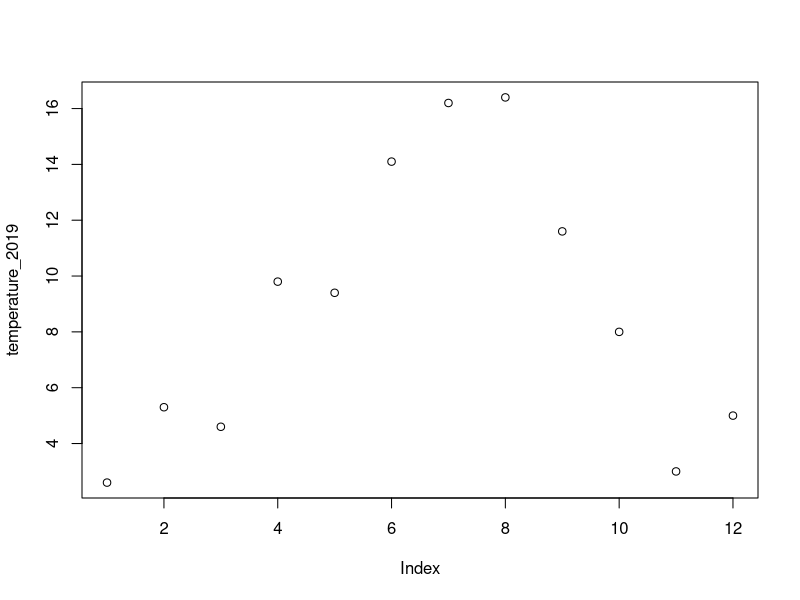

Source code (R):
# STAT621
# Book: https://r4ds.had.co.nz/
# Dataøving 1

#===============================================================================
# INTRODUCTION
#===============================================================================

# Exercise 1
# Simple arithmetic stored to objects

first <- 23 + 16
second <- 11 - 45
third <- first / second

#===============================================================================
# VECTORS - https://www.tutorialspoint.com/r/r_vectors.htm
#===============================================================================
# Exercise 2
# Vectors/arrays 

## Part 1: Naming elements in the array

temperature_2019 <- c( 2.6, 5.3, 4.6, 9.8, 9.4, 14.1, 16.2, 16.4, 11.6, 8.0, 3.0, 5.0 )
months <- c( "Jan", "Feb", "Mar", "Apr", "Mai", "Jun", "Jul", "Aug", "Sep", "Okt", "Nov", "Des" )
names(temperature_2019) <- months
plot( temperature_2019 )

## Part 2: Copying slices from the array

first_half <- temperature_2019[c(1:6)]
second_half <- temperature_2019[c(7:12)]

# Exercise 3
# Extract only high temperatures

high_temperature <- c(temperature_2019[ temperature_2019 > 10 ] )

# Exercise 4
# Convert to Fahrenheit

temperature_2019_fahr = temperature_2019 * 1.8 + 32

#===============================================================================
# MATRICES
#===============================================================================

# Exercise 5
# Create a two-dimensional matrix from 2018 and 2019
# Combine the two into a single vector and slice it into columns and rows

temperature_2018 = c( 2.7, 0.9, 0.8, 7.5, 14.7, 14.6, 17.3, 14.5, 12.0, 8.4, 6.7, 4.2 )
names(temperature_2018) <- months

temperature_matrix <- matrix( c( temperature_2018, temperature_2019 ), ncol=2, nrow=12, byrow=TRUE )
rownames(temperature_matrix) <- months

# Exercise 6 (rerun from 5)
# Use the function mean to calculate the average temperature for 2018 and 2018 separately

mean_2018 <- mean( temperature_2018 )
mean_2019 <- mean( temperature_2019 )
mean_year <- c( mean_2018, mean_2019 )
temperature_matrix <- rbind( temperature_matrix, mean_year ) # Rerun Exercise 5 or this will be accumulated 

# Exercise 7
# Transform values into Fahrenheit

temperature_matrix_fahr <- temperature_matrix * 1.8 + 32

#===============================================================================
# FACTORS - https://www.tutorialspoint.com/r/r_factors.htm                                                              
#===============================================================================

# Exercise 8
# Construct a factor for temperatures in 2019 with these levels, <5, 5-15, 15 and above
# Not sure if we were meant to create the factor from the numeric data?
# I use the cut function to categorize the data with cutoffs, must include endpoints to make three groups.
# The intervals are closed on the right by default (includes the limit in the left interval).  We don't want that.


temperature_levels <- c( "L", "M", "H" )
temperature_breaks <- c( -Inf, 5.0, 15.0, Inf )

## Create a test set, to make that we have two values in each category, i.e. the intervals are closed on the left.

test_values =  c( 0, 4.9, 5, 5.1, 15, 15.1 )
test_factor <- cut( test_values, right=FALSE, breaks = temperature_breaks, labels = temperature_levels )
summary( test_factor )

## Create a factor for 2019 temperatures

temperature_2019_factor <- cut( temperature_2019, breaks = temperature_breaks, labels = temperature_levels )

## Do the same for 2018

temperature_2018_factor <- cut( temperature_2018, breaks = temperature_breaks, labels = temperature_levels )

## Now compare the two factors

summary( temperature_2018_factor )
summary( temperature_2019_factor )

#===============================================================================
# DATA FRAMES - https://www.tutorialspoint.com/r/r_data_frames.htm                                                              
#===============================================================================
# A data frame is like a spreadsheet with labels for rows and columns

